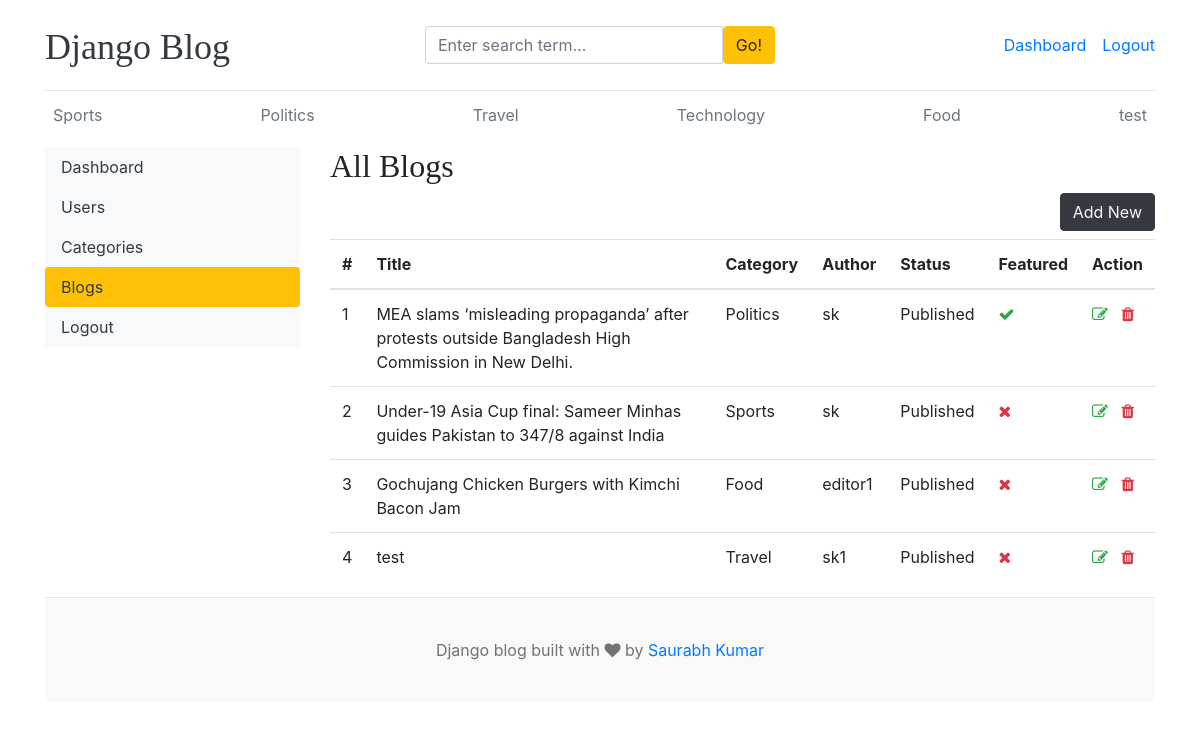
/dashboard/posts/ (signed in), run on the app's committed database.
### blogs/models.py (models this page shows, shortened)
class Category(models.Model):
    category_name =models.CharField(max_length=50 , unique=True)
    created_at = models.DateTimeField(auto_now_add=True)
    updated_at = models.DateTimeField(auto_now=True)
    class Meta:
        verbose_name_plural ='categories'
    def __str__(self):
        return self.category_name

class Blog(models.Model):
    title = models.CharField(max_length=100)
    slug  = models.SlugField(max_length=150, unique=True, blank=True)
    category = models.ForeignKey(Category,on_delete=models.CASCADE)
    author = models.ForeignKey(User, on_delete=models.CASCADE)
    featured_image = models.ImageField(upload_to='uploads/%Y/%m/%d')
    short_description = models.TextField(max_length=500)
    status = models.CharField(max_length=20, choices=STATUS_CHOICES,default="Draft")
    blog_body = models.TextField(max_length=2000)
    is_featured = models.BooleanField(default=False)
    created_at = models.DateTimeField(auto_now_add=True)
    updated = models.DateTimeField(auto_now=True)

### dashboards/views.py (the view)
# urls.py: path('posts/',views.posts, name='posts'),
@login_required(login_url='login')
@permission_required('dashboard.edit_post', raise_exception=True)
def posts(request):
    posts = Blog.objects.all()
    context={
        'posts':posts,
    }
    return render(request,'dashboard/posts.html',context)

### blogs/context_processors.py (called while the page is built)
def get_categories(request):
    categories = Category.objects.all()
    return dict(categories=categories)

def get_about(request):
    about = About.objects.latest('updated')
    return dict(about=about)

def get_social(request):
    social= Social.objects.all()
    return dict(social=social)

### templates/dashboard/posts.html (shortened to what this page needs)
{% extends "base.html" %}
{% block content %}
<div class="row">
    {% include "dashboard/sidebar.html" %}
    <div class="col-md-9">
        <h2>All Blogs</h2>
    <a href="{% url "add_post" %} " class="btn btn-dark text-light float-right mb-2">Add New</a>
    <table class="table table-hover">
    <thead>
        <tr>
        <th >#</th>
        <th>Title</th>
        <th>Category</th>
        <th>Author</th>
        <th>Status</th>
        <th>Featured</th>
        <th>Action</th>
        </tr>
    </thead>
    <tbody>
        {% for post in posts %}
        <tr>
        <td>{{forloop.counter}} </td>
        <td>{{post.title}} </td>
        <td>{{post.category}} </td>
        <td>{{post.author}}</td>
        <td>{{post.status}}</td>
        <td>{% if post.is_featured %}<i class="fa fa-check text-success"></i>{% else %}<i class="fa fa-times text-danger"></i>{% endif %}</td>
        <td>
            <a href="{% url "edit_post" post.id %}"><i class="fa fa-edit text-success"></i></a>
            <a href="{% url "delete_post" post.id %}"><i class="fa fa-trash text-danger"></i></a>
        </td>
        </tr>
        {% endfor %}
    </tbody>
    </table>
    </div>
</div>
{% endblock content %}

### templates/base.html (shortened to what this page needs)
{% load static %}
<!DOCTYPE html>
<html lang="en">
<head>
    <link href="https://getbootstrap.com/docs/4.0/dist/css/bootstrap.min.css" rel="stylesheet">
    <link href="{% static 'css/blog.css' %}" rel="stylesheet">
    <link rel="stylesheet" href="https://cdnjs.cloudflare.com/ajax/libs/font-awesome/4.7.0/css/font-awesome.min.css">
  </head>
<body>
    <div class="container">
      <header class="blog-header py-3">
        <div class="row flex-nowrap justify-content-between align-items-center">
          <div class="col-4 pt-1">
            <a class="blog-header-logo text-dark" href="/">Django Blog</a>
          </div>
          <div class= "col-4">
            <form action="{% url 'search' %}" method="GET"  >
                <div class="input-group">
                     <input class="form-control" type="text" name="keyword" value="{{ request.GET.keyword }}" placeholder="Enter search term..." aria-label="Enter search term..." aria-describedby="button-search" />
                     <button type ="submit" class="btn btn-warning" id="button-search">Go!</button>
                </div>
            </form>
          </div>
          <div class="col-4 d-flex justify-content-end align-items-center">
            {% if not user.is_authenticated %}
            <a class="btn btn-sm btn-warning" href="{% url "login" %} ">Login</a> &nbsp;
            <a class="btn btn-sm btn-outline-secondary" href="{% url 'register' %}">Register</a>
            {% else %}
            <span><a href="{% url "dashboard" %}">Dashboard</a> </span>
            <span> <a href="{% url "logout" %} ">Logout</a></span>
            {% endif %}
          </div>
        </div>
      </header>
      <div class="nav-scroller py-1 mb-2">
        <nav class="nav d-flex justify-content-between">
          {% for cat in categories %}
          <a class="p-2 text-muted" href="{% url "post_by_category" cat.id %} ">{{cat}}  </a>
          {% endfor %}
        </nav>
      </div>
{% block  content %}
{% endblock %}
<footer class="blog-footer">
  <p>Django blog built with <i class="fa fa-heart" aria-hidden="true"></i> by <a href="#">Saurabh Kumar</a></p>
</footer>
</body>
</html>

### blog_main/static/css/blog.css (style rules this page uses)
.blog-header { border-bottom: 1px solid #e5e5e5; }
.blog-header-logo { font-family: "Playfair Display", Georgia, "Times New Roman", serif; font-size: 2.25rem; }
h1, h2, h3, h4, h5, h6 { font-family: "Playfair Display", Georgia, "Times New Roman", serif; }
.blog-footer { padding: 2.5rem 0; color: #727272; text-align: center; background-color: #f9f9f9; border-top: .05rem solid #e5e5e5; }
.blog-footer p:last-child { margin-bottom: 0; }

### data on the page
Category: category_name "Sports"
Category: category_name "Politics"
Category: category_name "Travel"
Category: category_name "Technology"
Category: category_name "Food"
Category: category_name "test"
Blog: title "MEA slams ‘misleading propaganda’ after protests outside Bangladesh High Commission in New Delhi.", category "Politics", author "sk", status "Published", is_featured True (drawn)
Blog: title "Under-19 Asia Cup final: Sameer Minhas guides Pakistan to 347/8 against India", category "Sports", author "sk", status "Published", is_featured False (drawn)
Blog: title "Gochujang Chicken Burgers with Kimchi Bacon Jam", category "Food", author "editor1", status "Published", is_featured False (drawn)
Blog: title "test", category "Travel", author "sk1", status "Published", is_featured False (drawn)
